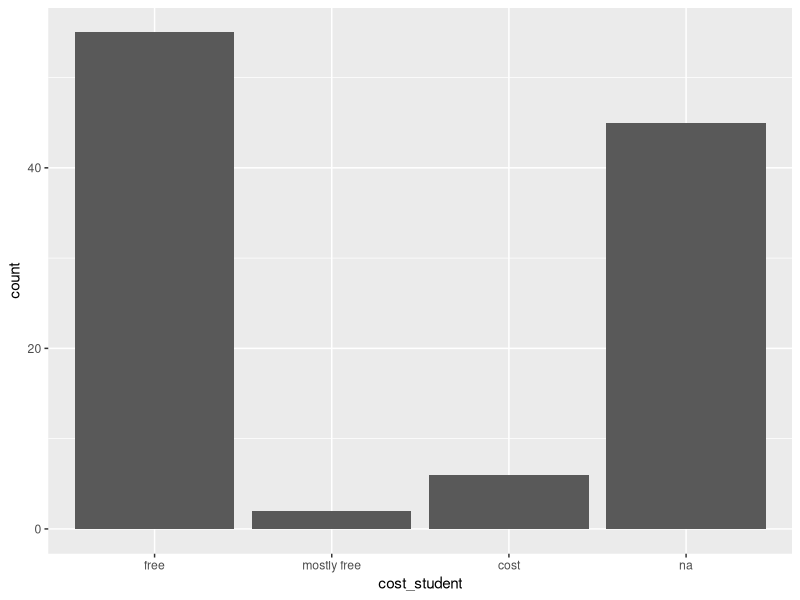
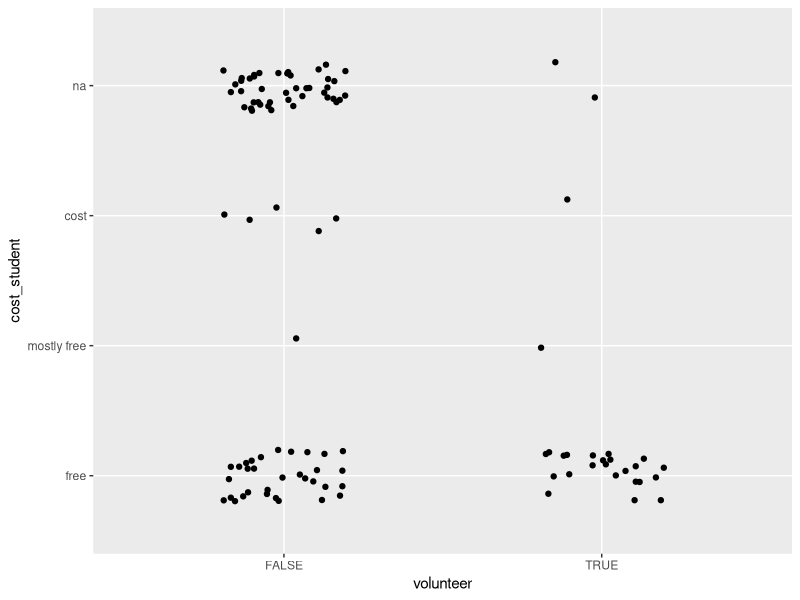
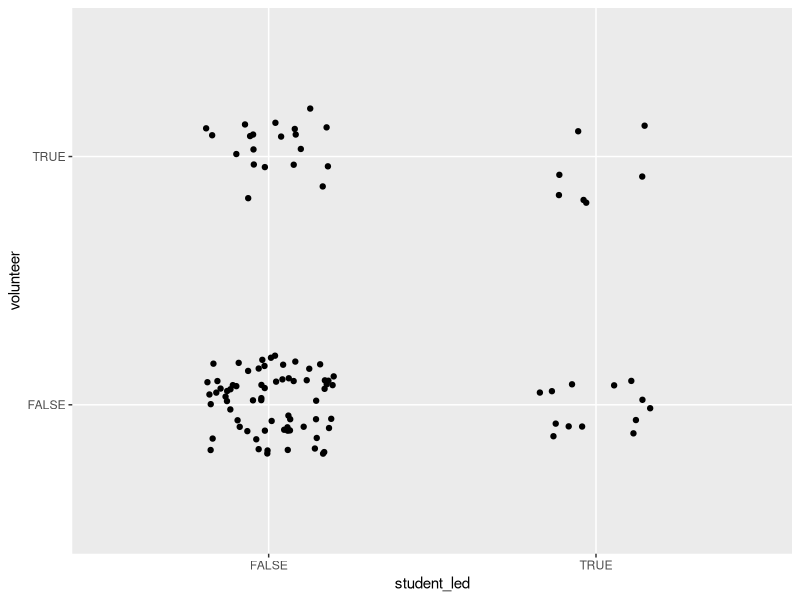
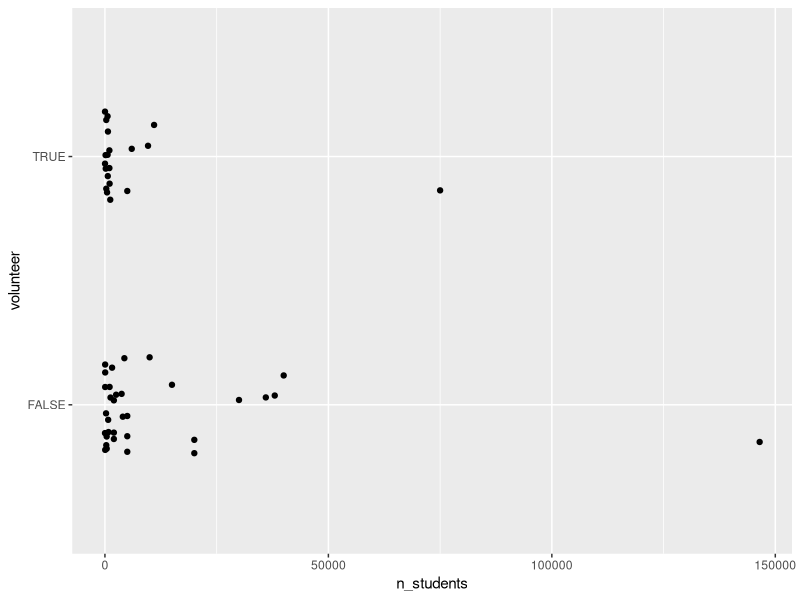
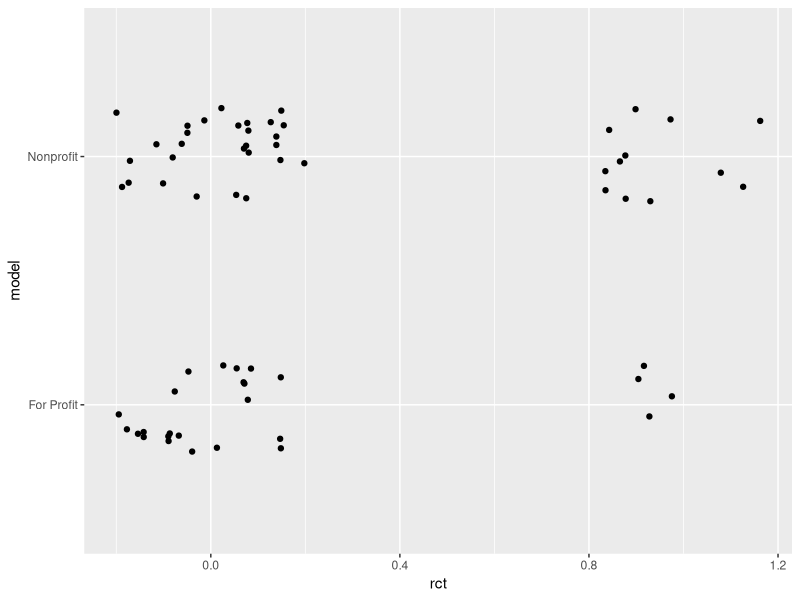
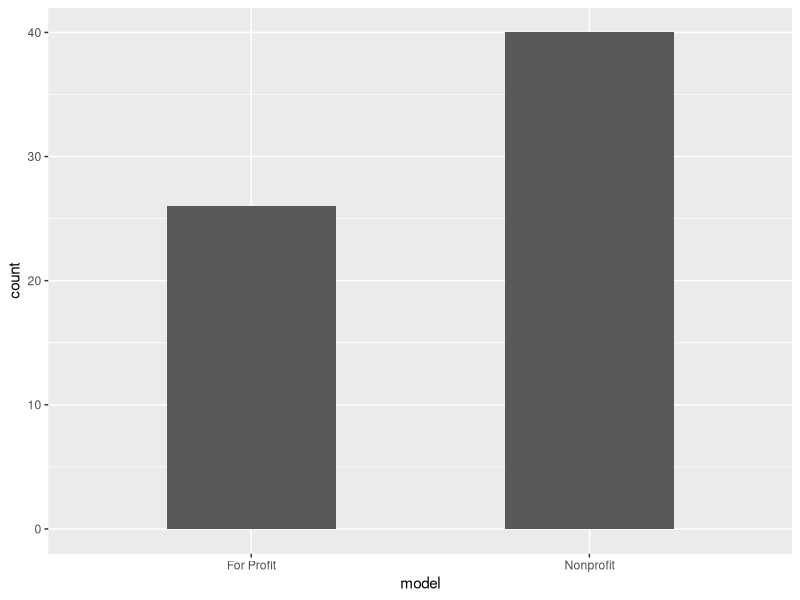
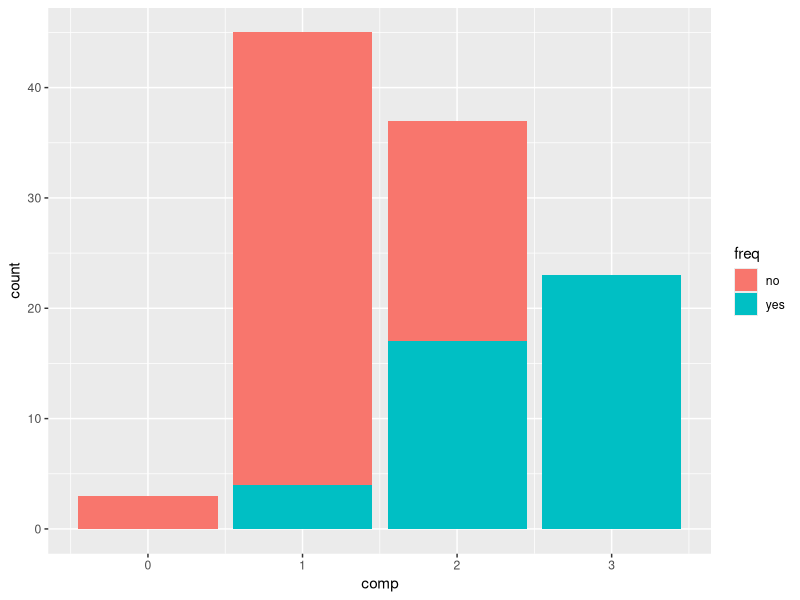
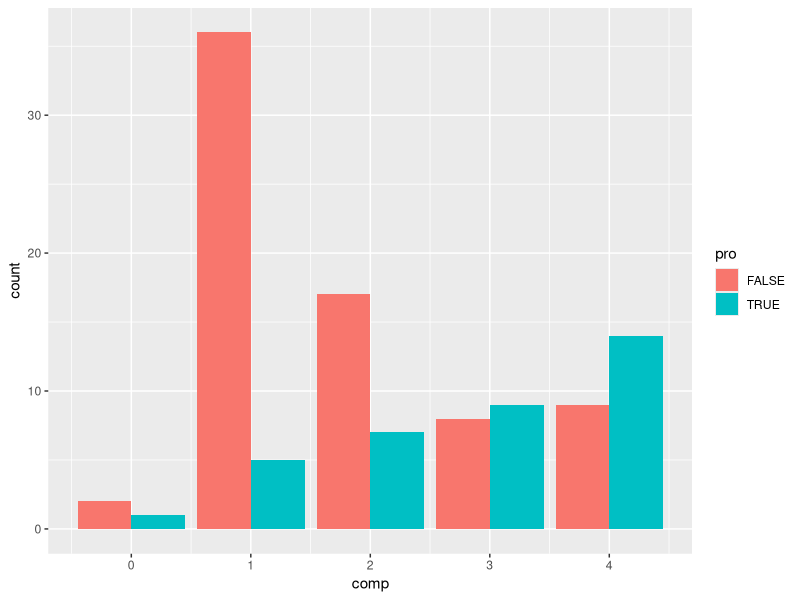

Write R code to recreate these figures, in order. (Note: this script raises an error after producing the figures.)
## ---- chunk 1
knitr::opts_chunk$set(echo = TRUE)
library(tidyverse)
library(maps)
library(RColorBrewer)
## ---- chunk 2
nssa <- read.csv("NSSA.csv")
## ---- chunk 3
# New column names
new_names <- data_frame("title", "mission", "mission1", "description", 
                        "type", "type2", "hq_location", "op_location", 
                        "website", "model", "year", "subject", "subject2", 
                        "grades", "languages", "languages2", "tutor", "tutor2", 
                        "mode", "tutor_second_lang", "tutor_race", "n_students", 
                        "minutes", "freq", "length", "ratio", "ratio_program", 
                        "setting", "family_engage", "family_engage2", "rct", 
                        "rct_cite", "rct_effect", "qed", "qed_cite", "qed_size", 
                        "customer", "cost_school", "cost_student", "contact")

colnames(nssa) <- new_names

# Cost to students
free <- c("^[Ff]ree$", "\\$0", "[Nn]/[Aa]", "[Nn]one", "0", "[Ff]ree to students")
nssa_free <- nssa %>%
  filter(str_detect(cost_student, paste(free, collapse = "|"))) %>%
  unique() %>%
  pull(cost_student)

varies <- c("[Ff]ree for", "for free")
nssa_varies <- nssa %>%
  filter(str_detect(cost_student, paste(varies, collapse = "|"))) %>%
  unique() %>%
  pull(cost_student)

cost <- c("[Vv]aries", "/hour", "/month", "[Pp]er", "/hr")
nssa_cost <- nssa %>%
  filter(str_detect(cost_student, paste(cost, collapse = "|"))) %>%
  unique() %>%
  pull(cost_student)

lvls <- c(nssa_free, nssa_varies, nssa_cost, "")
lbls <- c(rep("free", length(nssa_free)), 
          rep("mostly free", length(nssa_varies)), 
          rep("cost", length(nssa_cost)),
          "na"
          )

nssa2 <- nssa %>%
  mutate(cost_student = factor(cost_student, lvls, lbls))

# unique(nssa$cost_student)
# 
# all <- c(cost, varies, free, "")
# nssa %>%
#   filter(str_detect(cost_student, paste(all, collapse = "|"), negate = TRUE)) %>%
#   select(cost_student)

nssa2 <- nssa2 %>%
  mutate_at(c("rct", "qed"), ~case_when(. == "No" ~ 0,
                                        . == "Yes" ~ 1))

# Number of students
nssa2 <- nssa2 %>%
  mutate(n_students = str_replace(n_students, "\\+|,", "")) %>%
  mutate(n_students = as.integer(n_students))

# Model
unique(nssa2$model)

# Clean up effects
nssa2 <- nssa2 %>%
  mutate(rct_effect = str_replace(rct_effect, "(\\d),(\\d)", "\\1.\\2"),
         rct_effect = str_extract(rct_effect, "(\\d){0,1}\\.(\\d){1,3}"),
         rct_effect = as.double(rct_effect))

# Code tutor type
nssa2 <- nssa2 %>%
  mutate(tutor = paste(tutor, tutor2, sep = ", ")) %>%
  select(-tutor2) %>%
  mutate(pro = str_detect(tutor, "Paraprofessional|[Tt]eacher|Tutoring Staff|professional"),
         volunteer = str_detect(tutor, "[Ss]tudent|Volunteer|graduates"),
         peer = str_detect(tutor, "Peer"),
         other = str_detect(tutor, "AI|program"))
## ---- chunk 4
nssa2$description
## ---- chunk 5
# ifelse(str_detect(ratio, "4:1|1:4|3:1|1:3|2:1|1:2|1:1|1:01"), 1, 0)
# "(\\d{1,2}):(\\d{1,2})"
# "\\1/\\2"

nssa2 <- nssa2 %>%
  mutate(setting = as.double(as.character(factor(setting, unique(setting), c(0,.5,1, NA)))),
         ratio = ifelse(str_detect(ratio, "5:1|[Ss]mall group|6:01|8:1|1:5|20:1"), 0, 1),
         freq = ifelse(freq >= 3, 1, 0), 
         )

temp <- c("setting", "ratio", "freq")

nssa2$comp <- rowSums(nssa2[temp], na.rm = TRUE)  

nssa2$wtcomp <- nssa2 %>%
  mutate(freq = 2 * freq) %>%
  select(temp) %>%
  rowSums(na.rm = TRUE)
## ---- chunk 6
nssa2$eval <- nssa2 %>%
  select(qed, rct) %>%
  rowSums(na.rm = TRUE)

nssa2 <- nssa2 %>%
  mutate(eval = factor(eval, levels = c(0, 1, 2), labels = c(0, 1, 1)))
## ---- chunk 7
# Graph objects
text_size <- theme(text = element_text(size = 18),
        plot.title = element_text(size = 18, face = "bold"))

c1 <- "royalblue1"
c2 <- "plum2"

jitter <- geom_jitter(width = 0.2, height = 0.2)

blue_bar <- list(geom_bar(fill = c1),
                 text_size,
                 theme(legend.title = element_blank(),
                        panel.grid.major.y = element_blank(),
                        axis.ticks.y = element_blank()))
  
pink_blue <- list(coord_flip(), 
                  text_size,
                  scale_fill_manual(values = c(c2, c)),
                  theme(panel.grid.major.y = element_blank(),
                        panel.grid.major.x = element_line(color = "gray70"),
                        panel.background = element_blank(),
                        legend.title = element_blank(),
                        axis.ticks.x = element_blank(),
                        axis.ticks.y = element_blank(),
                        axis.text.y = element_text(size = 18, color = "black")))
## ---- chunk 8
nssa2 %>%
  group_by(cost_student) %>%
  ggplot(aes(cost_student)) +
  geom_bar()

nssa2 %>%
  mutate(volunteer = str_detect(tutor, "[Vv]olunteer")) %>%
  ggplot(aes(volunteer, cost_student)) +
  jitter

student_led <- c("student-led", "student-run", "undergraduate", "college", "young adults")
nssa2 %>%
  mutate(student_led = str_detect(description, paste(student_led, collapse = "|"))) %>%
  mutate(volunteer = str_detect(tutor, "[Vv]olunteer")) %>%
  ggplot(aes(student_led, volunteer)) +
  jitter

nssa2 %>%
  mutate(volunteer = str_detect(tutor, "[Vv]olunteer")) %>%
  filter(!is.na(n_students)) %>%
  filter(n_students < 500000) %>%
  ggplot(aes(n_students, volunteer)) +
  jitter
## ---- chunk 9
# RCT versus profit model
nssa2 %>%
  filter(rct != "") %>%
  filter(model != "") %>%
  ggplot(aes(rct, model)) +
  jitter

nssa2 %>%
  filter(rct != "") %>%
  filter(model != "") %>%
  ggplot(aes(model)) +
  geom_bar(aes(fill = rct), position = "dodge", width = 0.5)
## ---- chunk 10
nssa2 %>%
  mutate(comp = ceiling(comp),
         freq = factor(freq, levels = c(0,1), labels = c("no", "yes"))) %>%
  ggplot(aes(comp)) +
  geom_bar(aes(fill = freq))

nssa2 %>%
  mutate(comp = ceiling(wtcomp),
         freq = factor(freq, levels = c(0,1), labels = c("no", "yes"))) %>%
  ggplot(aes(comp)) +
  geom_bar(aes(fill = pro), position = "dodge")

nssa2 %>%
  mutate(comp = ceiling(wtcomp),
         freq = factor(freq, levels = c(0,1), labels = c("no", "yes"))) %>%
  ggplot(aes(comp)) +
  geom_bar()

nssa2 %>%
  mutate(freq = factor(freq, levels = c(0,1), labels = c("Less than 3", "3 or more"))) %>%
  ggplot(aes(freq)) +
  geom_bar(fill = c1) +
  xlab("Session frequency (per week)") +
  ylab("N") +
  text_size +
  ggtitle("Fig. 4.1: Many programs do not follow the recomm-\nended session frequency for high-impact tutoring")

nssa2 %>%
  ggplot(aes(comp, comp)) +
  geom_jitter(aes(color = as.logical(ratio), shape = as.logical(freq), size = setting), width = 1, height = 1) +
  scale_size_continuous(breaks = c(0, 0.5, 1), range = c(1, 5)) +
  text_size +
  ggtitle("Fig. 4: Many programs do not follow the recommended\nsession frequency for high-impact tutoring")

nssa2 %>%
  filter(!is.na(setting)) %>%
  ggplot(aes(comp)) +
  geom_bar(aes(fill = as.logical(ratio)),
           position = "dodge") +
  facet_grid(freq ~ ceiling(setting))

nssa2 %>%
  select(comp, freq, setting, ratio) %>%
  mutate(setting = ceiling(setting), comp = ceiling(comp)) %>%
  arrange(comp, freq, setting, ratio)
## ---- chunk 11
nssa2 %>%
  select(freq, setting, ratio) %>%
  
  # We need to get frequency, setting, and ratio (3 HIT criteria) into one variable for graphing
  
  pivot_longer(c(freq, setting, ratio)) %>%
  
  # Clean the NA values out of the setting variable, and round up to give programs the benefit of the doubt
  
  mutate(value = as.logical(ceiling(value))) %>%
  filter(!is.na(value)) %>%
  group_by(name) %>%
  mutate(tot = n()) %>%
  ungroup() %>%
  group_by(name, value) %>%
  summarize(prop = n()/tot * 100) %>%
  
  # For some reason there are many duplicate rows when I try to use an unretained variable in summarize()
  
  unique() %>%
  
  # Actual graph
  
  ggplot(aes(name, prop)) +
  geom_bar(aes(fill = value), stat = "identity", width = 0.75) +
  
  # Labels and aesthetics for final presentation
  
  pink_blue +
  xlab("") +
  ylab("Percentage of programs") +
  scale_x_discrete(labels = str_wrap(c("3 or more sessions per week", 
                                       "Tutor:student ratio of at least 1:4", 
                                       "Sessions held during school"), 
                                     width = 18)) +
  scale_y_continuous(limits = c(0, 100)) +

  # Possible captions: "U.S. tutoring programs\nare not organized for best\nstudent outcomes"
                    # "How organizations measure up to recommendations for high-impact tutoring"
                    # "Percentage of organizations fulfilling independent recommendations for high-impact tutoring"
                    #
  
  ggtitle("Fig. 4: Percentage of programs\nemploying tutoring best practices")
## ---- chunk 12
vlines <- nssa2 %>%
  filter(rct != "") %>%
  mutate(eval = factor(rct, levels = unique(rct), labels = c("Not studied", "Studied"))) %>%
  group_by(rct) %>%
  summarize(avg = mean(comp))

nssa2 %>%
  filter(rct != "") %>%
  mutate(eval = factor(rct, levels = unique(rct), labels = c("Not studied", "Studied")),
         comp = ceiling(comp)) %>%
  ggplot(aes(comp, ..prop..)) +
  blue_bar +
  facet_wrap(~rct) +
  geom_vline(data = vlines, aes(xintercept = avg), linetype = "dashed", size = 1.5) +
  xlab("Program quality") +
  ylab("Proportion of organizations") +
  ggtitle("Fig. 1: Programs that researchers have chosen to study\nare not significantly higher quality, p=0.10")

t.test(nssa2$comp[nssa$rct == "Yes"], mu = 1.70)
## ---- chunk 13
vlines <- nssa2 %>%
  filter(!is.na(eval)) %>%
  mutate(eval = factor(eval, levels = unique(eval), labels = c("Not studied", "Studied"))) %>%
  group_by(eval) %>%
  summarize(avg = mean(comp))

nssa2 %>%
  filter(!is.na(eval)) %>%
  mutate(eval = factor(eval, levels = unique(eval), labels = c("Not studied", "Studied")),
         comp = ceiling(comp)) %>%
  ggplot(aes(comp, ..prop..)) +
  blue_bar  +
  facet_wrap(~eval) +
  geom_vline(data = vlines, aes(xintercept = avg), linetype = "dashed", size = 1.5) +
  xlab("Program quality") +
  ylab("Proportion of organizations") +
  ggtitle("Fig. 1: Programs that researchers have chosen to study\nare not significantly higher quality, p=0.06")

t.test(nssa2$comp[nssa2$eval == 1], mu = 1.5)
## ---- chunk 14
nssa2 %>%
  ggplot(aes(rct_effect)) +
  geom_histogram(bins = 10)

nssa2 %>%
  mutate(pro = factor(pro, levels = c(TRUE, FALSE), labels = c("Professional", "Volunteer")),
         effect = ) %>%
  ggplot(aes(rct_effect)) +
  geom_histogram(bins = 4, fill = c1) +
  facet_grid(~pro) +
  xlab("Effect (SD)") +
  ylab("N")

nssa2 %>%
  select(rct_effect, pro) %>%
  filter(rct_effect != "")
## ---- chunk 15
nssa2 %>%
  ggplot(aes(eval)) +
  geom_bar(aes(fill = volunteer), position = "fill")

nssa2 %>%
  ggplot(aes(eval)) +
  geom_bar(aes(fill = peer))

nssa2 %>%
  ggplot(aes(eval)) +
  geom_bar(aes(fill = other))

nssa2 %>%
  ggplot(aes(pro, eval)) +
  jitter

nssa2 %>%
  mutate(pro = factor(pro, levels = c(TRUE, FALSE), labels = c("Professional", "Volunteer")),
         eval = factor(eval, levels = c(0, 1), labels = c("Not studied", "Studied"))) %>%
  ggplot(aes(pro)) +
  geom_bar(aes(fill = eval), width = 0.5) +
  pink_blue +
  xlab("") +
  ylab("N") +
  ggtitle("Fig. 3. Researchers are significantly less likely\nto study programs staffed by volunteers,\np<0.01")

chisq.test(table(nssa2$pro, nssa2$eval))
## ---- chunk 16
vlines <- nssa2 %>%
  mutate(pro = factor(pro, levels = c(TRUE, FALSE), labels = c("Professional tutors", "Volunteer tutors"))) %>%
  group_by(pro) %>%
  summarize(avg = mean(comp))

nssa2 %>%
  mutate(pro = factor(pro, levels = c(TRUE, FALSE), labels = c("Professional tutors", "Volunteer tutors")),
         comp = ceiling(comp)) %>%
  ggplot(aes(comp, ..prop..)) +
  blue_bar +
  facet_grid(~pro) +
  geom_vline(data = vlines, aes(xintercept = avg), linetype = "dashed", size = 1.5) +
  xlab("Program quality") +
  ylab("Proportion of organizations") +
  ggtitle("Fig. 2: Programs staffed by volunteers are significantly\n lower quality, p<0.01")

t.test(nssa2$comp[nssa2$pro == TRUE], mu = 1.41)
## ---- chunk 17
abbr <- data.frame(c("Alabama", "Alaska", "Arizona", "Arkansas", "California", "Colorado", "Connecticut", "Delaware", "Florida", "Georgia", "Hawaii", "Idaho", "Illinois", "Indiana", "Iowa", "Kansas", "Kentucky", "Louisiana", "Maine", "Maryland", "Massachusetts", "Michigan", "Minnesota", "Mississippi", "Missouri", "Montana", "Nebraska", "Nevada", "New Hampshire", "New Jersey", "New Mexico", "New York", "North Carolina", "North Dakota", "Ohio", "Oklahoma", "Oregon", "Pennsylvania", "Rhode Island", "South Carolina", "South Dakota", "Tennessee", "Texas", "Utah", "Vermont", "Virginia", "Washington", "West Virginia", "Wisconsin", "Wyoming"),
           c("AL", "AK", "AZ", "AR", "CA", "CO", "CT", "DE", "FL", "GA", "HI", "ID", "IL", "IN", "IA", "KS", "KY", "LA", "ME", "MD", "MA", "MI", "MN", "MS", "MO", "MT", "NE", "NV", "NH", "NJ", "NM", "NY", "NC", "ND", "OH", "OK", "OR", "PA", "RI", "SC", "SD", "TN", "TX", "UT", "VT", "VA", "WA", "WV", "WI", "WY"))
names(abbr) <- c("state", "abbreviation")

nssa3 <- nssa2 %>%
  separate(hq_location, sep = ", ", into = c("city", "state"))

for(i in seq_along(nssa3$state)) {
  if (nssa3$state[i] %in% abbr$state) {
    j <- which(abbr$state %in% nssa3$state[i])
    nssa3$state[i] <- abbr$abbreviation[j]
  }
}

# fix a typo
nssa3 <- nssa3 %>%
  mutate(state = replace(state, which(state == "Illionis"), "IL"))

nssa3 <- nssa3 %>%
  mutate(hq_location = paste(city, state, sep = " ")) %>%
  mutate(hq_location = replace(hq_location, which(hq_location == "Washington DC NA"), "WASHINGTON DC"))

# adding map coordinate data

us.cities <- us.cities %>%
  mutate(hq_location = name)

nssa3 <- left_join(nssa3, us.cities, by = "hq_location")
## ---- chunk 18
state <- map_data("state") 

ggplot() +
  geom_polygon(data = state, aes(long, lat, group = group), fill = "white", color = "#d6d6d6", size = 1) +
  geom_count(aes(nssa3$long[!is.na(nssa3$long)], nssa3$lat[!is.na(nssa3$lat)]), alpha = 0.7, color = c1) +
  scale_size_continuous(range = c(4, 12), breaks = seq(1, 12, by = 3)) +
  xlab("") +
  ylab("") +
  theme(text = element_text(size = 18),
        panel.grid.major = element_blank(), panel.grid.minor = element_blank(), 
        panel.background = element_rect(fill = "#d6d6d6"), 
        axis.line = element_line(color = "white"),
        axis.ticks = element_blank(), 
        axis.text.x = element_blank(),
        axis.text.y = element_blank(),
        legend.key = element_blank(),
        legend.position = c(0.9, 0.25)) +
  labs(size = "n")

ops <- str_split(nssa2$op_location, ", ") %>%
  unlist() %>%
  tolower()

ops <- data.frame(ops) %>%
  mutate(region = ops) %>%
  group_by(region) %>%
  summarize(n = n())

state <- left_join(state, ops)

ggplot() +
  geom_polygon(data = state, aes(long, lat, group = group, fill = n), color = "grey93", size = 1) +
  scale_fill_gradient2(low = "plum3", 
                       mid = c,
                       high = "royalblue4",
                       midpoint = 17) +
  xlab("") +
  ylab("") +
  text_size +
  theme(panel.grid.major = element_blank(), panel.grid.minor = element_blank(), 
        axis.line = element_line(color = "white"),
        axis.ticks = element_blank(), 
        axis.text.x = element_blank(),
        axis.text.y = element_blank(),
        legend.key = element_blank(),
        legend.background = element_blank(),
        legend.position = c(0.9, 0.25)) +
  labs(size = "n")
